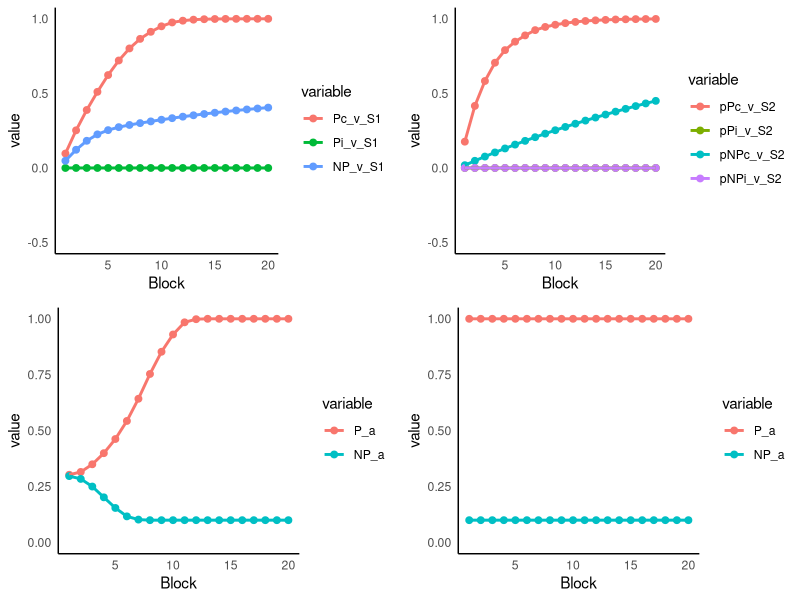

Source code (R):
# Simulation of a Learned Predictiveness design
# Two learning rules: Rescorla & Wagner (1972) and Mackintosh (1975). 
# Mackintosh based on description in Beesley, Nguyen, Pearson, & Le Pelley (2015)

# rm(list=ls())

library(pracma)
library(tidyverse)
library(reshape2)
library(gridExtra)

# simulation parameters
learningRule  <- 2 # 1 = RW72, 2 = Mack75
alpha <-  0.3 # starting value of alpha
beta <-  0.3 
aLR <- .1 # alpha learning rate for Mack75
simPs = 4 # number of simulated participants
numBlocks_Stg1 = 20
numBlocks_Stg2 = 20
trialData <- data.frame(matrix(0,nrow = simPs*(numBlocks_Stg1*8 + numBlocks_Stg2*4),ncol = 47))

colnames(trialData) <- c("simP", "Stage", "Block", "Cue 1", "Cue 2", "Cor Out", "Inc Out",
  "vA_1", "vB_1", "vC_1", "vD_1", "vV_1", "vW_1", "vX_1", "vY_1",
  "vA_2", "vB_2", "vC_2", "vD_2", "vV_2", "vW_2", "vX_2", "vY_2",
  "vA_3", "vB_3", "vC_3", "vD_3", "vV_3", "vW_3", "vX_3", "vY_3",
  "vA_4", "vB_4", "vC_4", "vD_4", "vV_4", "vW_4", "vX_4", "vY_4",
  "aA", "aB", "aC", "aD", "aV", "aW", "aX", "aY") 

count <- 0 # used to determine the row to record data into

for (p in 1:simPs) { # loop for simulated participants
  
  # setup the trial sequence
  
  # Stage 1 trials: (cue1/cue2/correct outcome/incorrect outcome)
  AV1 = c(1,5,1,2); AW1 = c(1,6,1,2)
  BV2 = c(2,5,2,1); BW2 = c(2,6,2,1)
  CX2 = c(3,7,2,1); CY2 = c(3,8,2,1)
  DX1 = c(4,7,1,2); DY1 = c(4,8,1,2)
  stg1Blk <- rbind(AV1,AW1,BV2,BW2,CX2,CY2,DX1,DY1)
  
  # Stage 2 trials: (cue1/cue2/correct outcome/incorrect outcome)
  AX3 = c(1,7,3,4); BY4 = c(2,8,4,3)
  CV3 = c(3,5,3,4); DW4 = c(4,6,4,3)
  stg2Blk <- rbind(AX3,BY4,CV3,DW4)
  
  trialSeq.S1 <- repmat(stg1Blk, numBlocks_Stg1,1)  #repmat is from pracma library (if there's a better way, let me know!)
  trialSeq.S1 <- trialSeq.S1[sample(nrow(trialSeq.S1)),] # shuffle by rows (a crude randomisation, but will make little difference)

  trialSeq.S2 <- repmat(stg2Blk, numBlocks_Stg2,1)
  trialSeq.S2 <- trialSeq.S2[sample(nrow(trialSeq.S2)),]
  
  trialSeq <- rbind(trialSeq.S1,trialSeq.S2) # the final order of trials to present to the model
  
  blockNums <- c(rep(1:numBlocks_Stg1, each=8), rep(1:numBlocks_Stg2, each=4)) # add block numbers
  stageNums <- c(rep(1,nrow(trialSeq.S1)), rep(2,nrow(trialSeq.S2))) # add stage numbers
  
  trialSeq <- cbind(stageNums,blockNums,trialSeq) # final trial sequence array
  
  colnames(trialSeq) <- c("Stage", "Block", "Cue 1", "Cue 2", "Cor Out", "Inc Out")
  
  # inititalise storage variables for simulated subject 
  v <-  matrix(0,nrow=8,ncol=4) # assoc. strength - 8 cues by 4 outcomes
  a <- rep(alpha, 8) # starting values of alpha
  lambda <-  c(1,0) # correct outcome / incorrect outcome (used as it loops outcomes)
  
  for (t in 1:nrow(trialSeq)) {
    cues <-  trialSeq[t,3:4] # current trial cues
    outs <-  trialSeq[t,5:6] # current trial outs (correct, incorrect)
    if (learningRule == 1) {
      # Rescorla-Wagner 1972
      for (o in 1:2) {
        error <- lambda[o] - (v[cues[1],outs[o]] + v[cues[2],outs[o]]) # calculate error based on summed v
        for (c in 1:2){
          v[cues[c],outs[o]] <- v[cues[c],outs[o]] + alpha*beta*error # update v for each cue based on error
        }
      }
    }
    else if (learningRule == 2) {
      # Mackintosh 1975
      for (o in 1:2) {
        for (c in 1:2){
          error <- lambda[o] - v[cues[c],outs[o]] # calculate error based on single v
          v[cues[c],outs[o]] <- v[cues[c],outs[o]] + a[cues[c]]*beta*error # update v for each cue based on error
        }
      }
      # determine best predictor of correct outcome and update alphas
      errDiff <- abs(1 - v[cues[1],outs[1]]) - abs(1 - v[cues[2],outs[1]]) # positive means second cue is better, negative first cue better
      if (errDiff < 0) { # cue 1 the better predictor of correct outcome
        a[cues[1]] <- a[cues[1]] + aLR*abs(errDiff)
        a[cues[2]] <- a[cues[2]] - aLR*abs(errDiff)
      } else if (errDiff > 0) { # cue 2 the better predictor of correct outcome
        a[cues[1]] <- a[cues[1]] - aLR*abs(errDiff)
        a[cues[2]] <- a[cues[2]] + aLR*abs(errDiff)
      }
      a[a<.1] <- .1; a[a>1] <- 1 # impose limits on alpha
    }
    count <- count + 1
    # write the new associative strengths / alphas out next to trial events (add simP num, p)
    trialData[count,] <- c(p,trialSeq[t,],rep(v),a) 
  }
}

# Analysis phase

# Make new columnns from averages of equivalent cues
trialData <- trialData %>% 
  mutate(Pc_v_S1 = rowMeans(trialData[,c("vA_1", "vB_2", "vC_2", "vD_1")])) %>%  # P cues, correct outcome, Stage 1
  mutate(Pi_v_S1 = rowMeans(trialData[,c("vA_2", "vB_1", "vC_1", "vD_2")])) %>% # P cues, incorrect outcome, Stage 1
  mutate(NP_v_S1 = rowMeans(trialData[,c("vV_1", "vV_2", "vW_1", "vW_2", "vX_1", "vX_2", "vY_1", "vY_2")])) %>% # NP cues, Stage 1
  mutate(pPc_v_S2 = rowMeans(trialData[,c("vA_3", "vB_4", "vC_3", "vD_4")])) %>% # Previously P cues, correct outcome, Stage 2
  mutate(pPi_v_S2 = rowMeans(trialData[,c("vA_4", "vB_3", "vC_4", "vD_3")])) %>% # Previously P cues, incorrect outcome, Stage 2
  mutate(pNPc_v_S2 = rowMeans(trialData[,c("vX_3", "vY_4", "vV_3", "vW_4")])) %>% # Previously NP cues, correct outcome, Stage 2
  mutate(pNPi_v_S2 = rowMeans(trialData[,c("vX_4", "vY_3", "vV_4", "vW_3")])) %>% # Previously NP cues, incorrect outcome, Stage 2
  mutate(P_a = rowMeans(trialData[,c("aA", "aB", "aC", "aD")])) %>% # P cues, alpha
  mutate(NP_a = rowMeans(trialData[,c("aV", "aW", "aX", "aY")])) # NP cues, alpha

# set the theme for the graphs
theme_set(theme_minimal())
theme_update(panel.grid.major = element_blank(), panel.grid.minor = element_blank(), 
             axis.line = element_line(size = 0.5, linetype = "solid", colour = "black"))

# filter and summarize mean values across blocks in Stage 1
Stg1_v_Results <- trialData %>% filter(Stage == 1) %>% 
  group_by(Block) %>% summarise_at(vars(Pc_v_S1,Pi_v_S1,NP_v_S1),mean) # gives summary of vA across participants.
Stg1_a_Results <- trialData %>% filter(Stage == 1) %>% 
  group_by(Block) %>% summarise_at(vars(P_a, NP_a),mean) # gives summary of vA across participants.

# plot the Stage 1 associative strengths
s1_v_graph <- ggplot(melt(Stg1_v_Results, id = "Block"), aes(x = Block, y = value, colour = variable)) + 
  geom_point(size = 2) + geom_line(size = 1) + ylim(-.5,1)
# plot the Stage 1 alpha
s1_a_graph <- ggplot(melt(Stg1_a_Results, id = "Block"), aes(x = Block, y = value, colour = variable)) + 
  geom_point(size = 2) + geom_line(size = 1) +ylim(0,1)

# filter and summarize mean values across blocks in Stage 2
Stg2_v_Results <- trialData %>% filter(Stage == 2) %>% 
  group_by(Block) %>% summarise_at(vars(pPc_v_S2,pPi_v_S2,pNPc_v_S2,pNPi_v_S2),mean) # gives summary of vA across participants.
Stg2_a_Results <- trialData %>% filter(Stage == 2) %>% 
  group_by(Block) %>% summarise_at(vars(P_a, NP_a),mean) # gives summary of vA across participants.

# plot the Stage 2 associative strengths
s2_v_graph <- ggplot(melt(Stg2_v_Results, id = "Block"), aes(x = Block, y = value, colour = variable)) + 
  geom_point(size = 2) + geom_line(size = 1) + ylim(-.5,1)
# plot the Stage 2 alpha
s2_a_graph <- ggplot(melt(Stg2_a_Results, id = "Block"), aes(x = Block, y = value, colour = variable)) + 
  geom_point(size = 2) + geom_line(size = 1) + ylim(0,1)

# present as 2x2 grid - top Vs, bottom alphas
grid.arrange(s1_v_graph, s2_v_graph, s1_a_graph, s2_a_graph, ncol=2)

# #save
g <- arrangeGrob(s1_v_graph, s2_v_graph, s1_a_graph, s2_a_graph, ncol=2) #generates g
ggsave(file="graphOutput.png", g) #saves g

## Lenard's code to extract output at last trial for each ppt

tmp <- by(trialData, trialData[, "simP"], tail, n = 1)
tom <- do.call(rbind, as.list(tmp))[, c(1, 8:39)]
